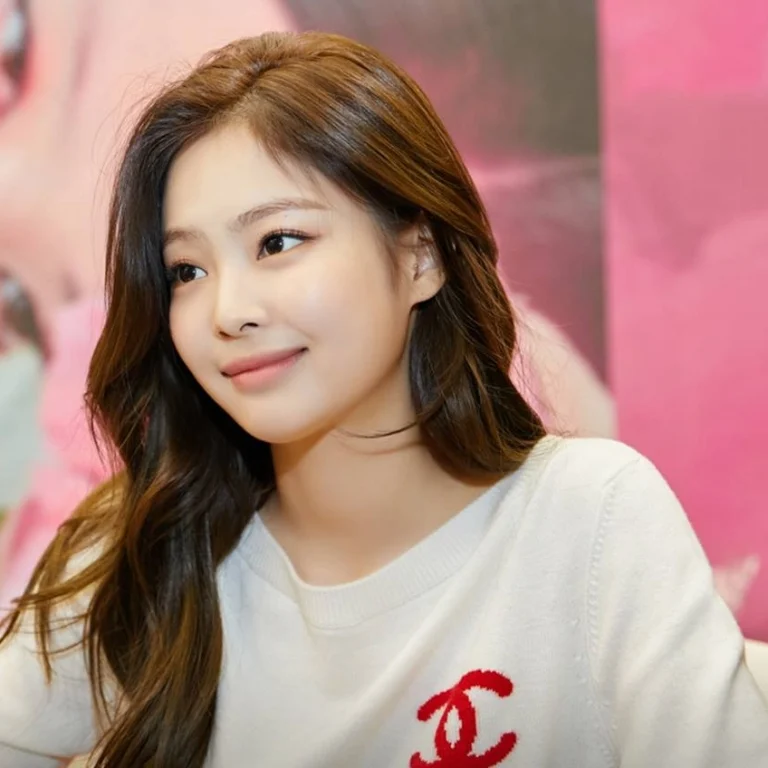
#> input picture OpenCV/data/jennie.jpg, 768 x 768 px
$ python color2binary.py
#> lines starting #> are read from the running program, lines starting #| are printed output that depends on the picture; after the words box and inside, x2 and y2 are one past the last pixel; in counts of white or black regions, pixels touching at a corner belong together
import os
import cv2


def convert_to_binary(img_grayscale, thresh=128):
    thresh, binary_img = cv2.threshold(img_grayscale, thresh, maxval=255, type=cv2.THRESH_BINARY)
    return binary_img


input_img_path = 'data/jennie.jpg'
# read color imgae with grayscale flag: cv2.IMREAD_GRAYSCALE
img_gray = cv2.imread(input_img_path, cv2.IMREAD_GRAYSCALE)
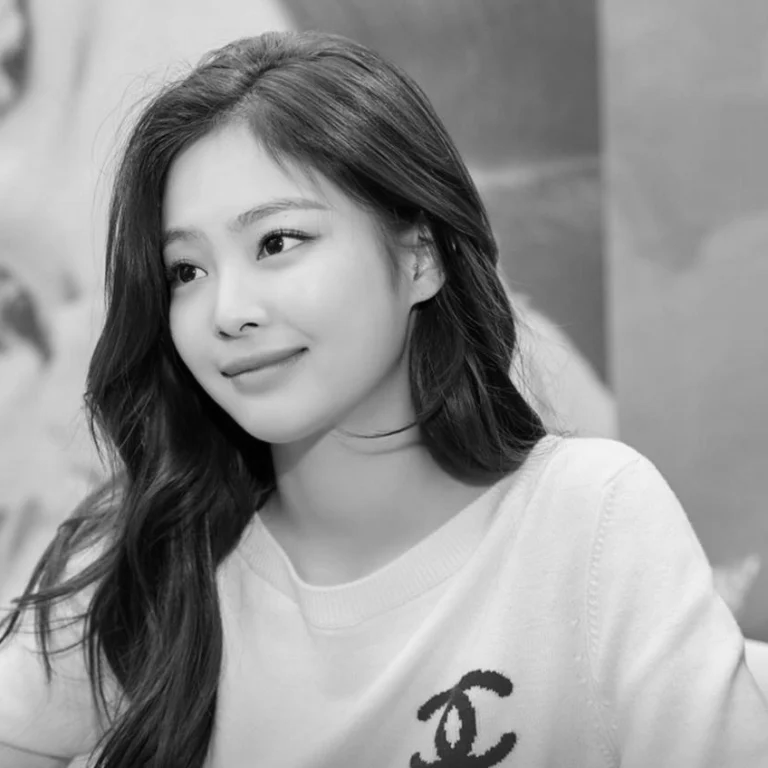
#> img_gray: shape (768, 768); min 0, max 247, mean 147.2

img_binary = convert_to_binary(img_gray, thresh=128)
#> in convert_to_binary, `thresh, binary_img = cv2.threshold(img_grayscale, thresh, maxval=255, ..`:
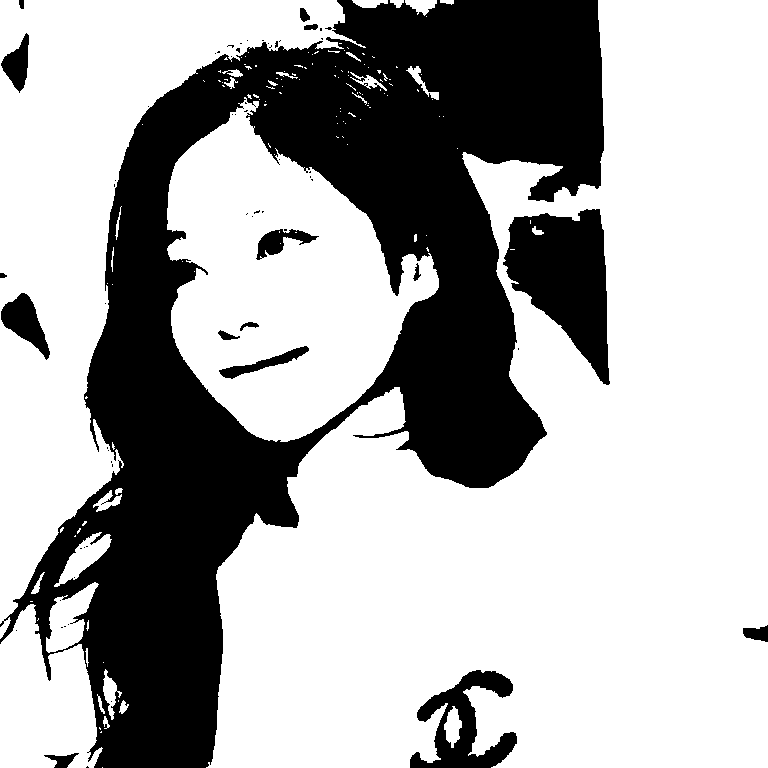
#> binary_img: shape (768, 768); 67.3% white; 65 black regions (49 under 20 px), largest, box (x1, y1, x2, y2) and area: (0, 0, 604, 768) 172299, (503, 209, 610, 385) 10965, (410, 670, 517, 768) 4546
#> in convert_to_binary, `thresh, binary_img = cv2.threshold(img_grayscale, thresh, maxval=255, ..`: thresh = 128
cv2.imwrite('data/binary_%s' % os.path.basename(input_img_path), img_binary)

$ run again, with OpenCV/data/phongcanh.jpg copied over OpenCV/data/jennie.jpg
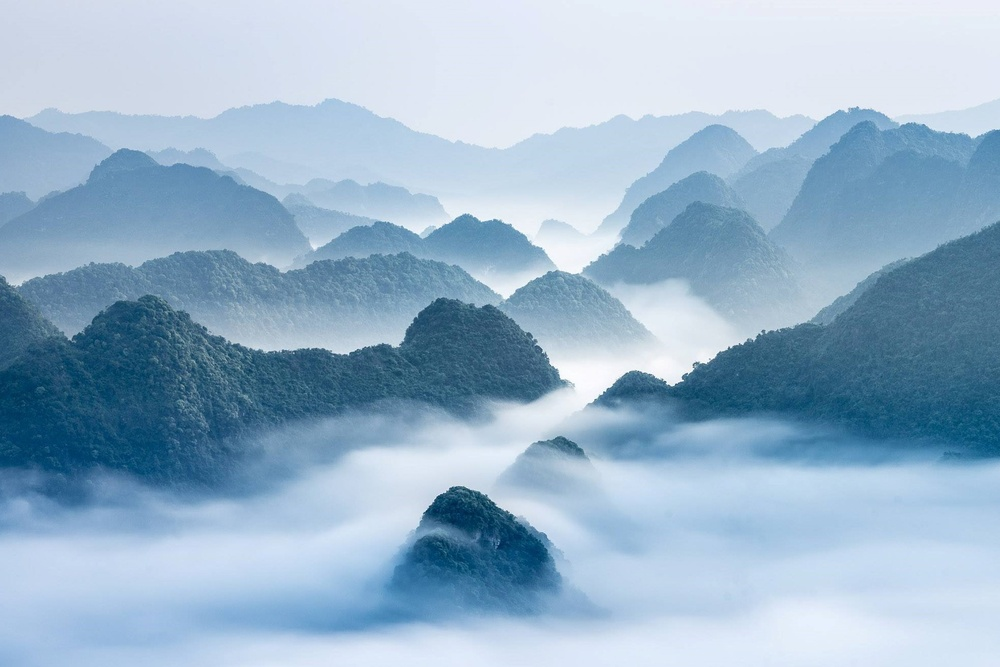
#> input picture OpenCV/data/phongcanh.jpg, 1000 x 667 px, shrunk from 3070 x 2048 before the run
#> `img_gray = cv2.imread(input_img_path, cv2.IMREAD_GRAYSCALE)`:
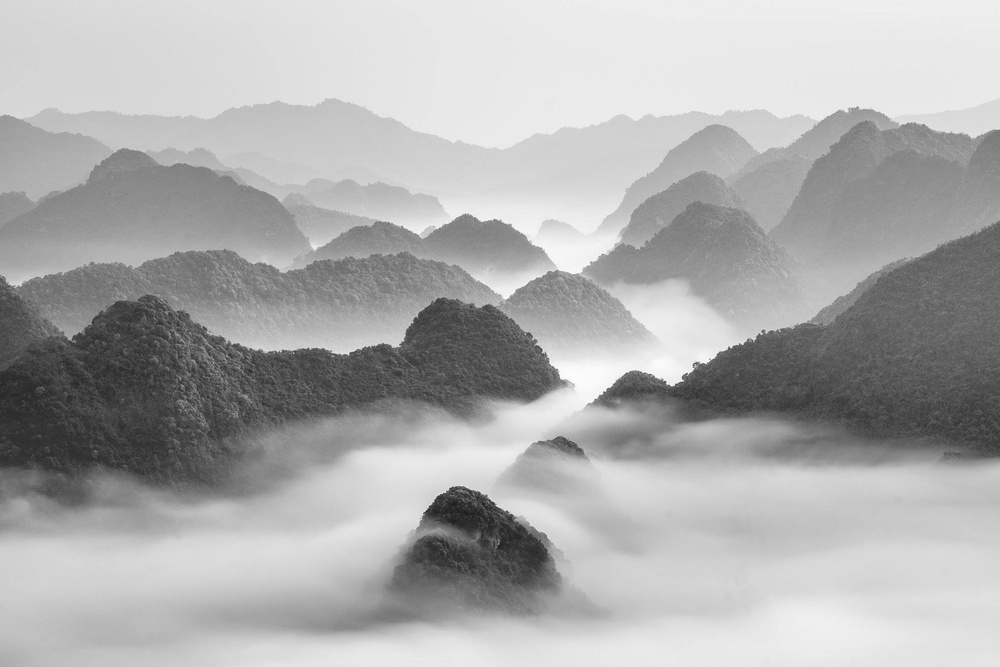
#> img_gray: shape (667, 1000); min 30, max 255, mean 173.2
#> in convert_to_binary, `thresh, binary_img = cv2.threshold(img_grayscale, thresh, maxval=255, ..`:
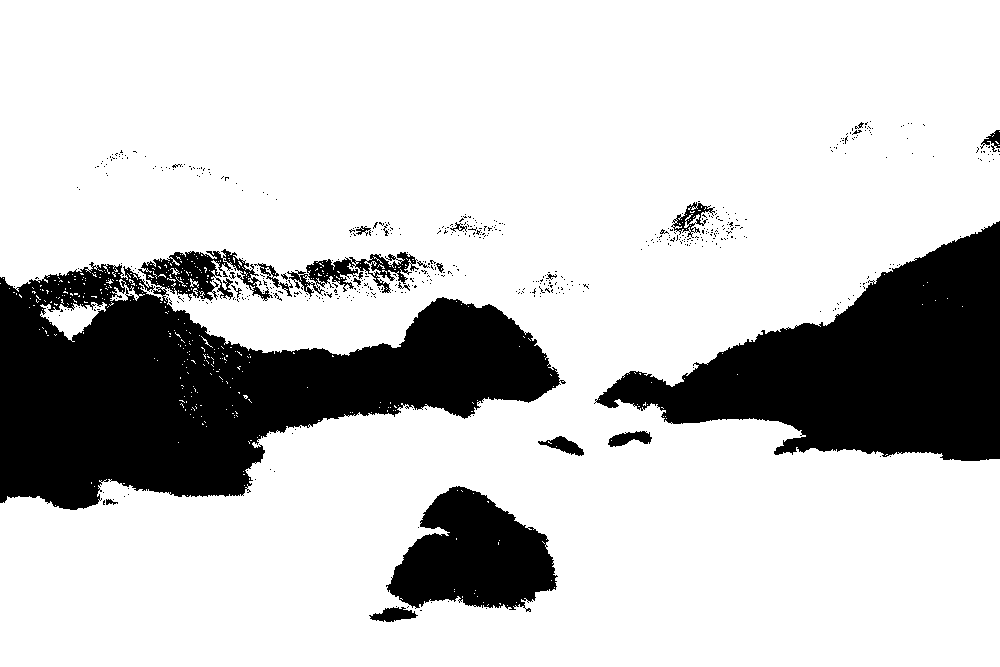
#> binary_img: shape (667, 1000); 78.5% white; 557 black regions (532 under 20 px), largest, box (x1, y1, x2, y2) and area: (0, 249, 566, 510) 75862, (594, 221, 1000, 461) 47838, (386, 486, 558, 612) 13646
#> thresh = 128
